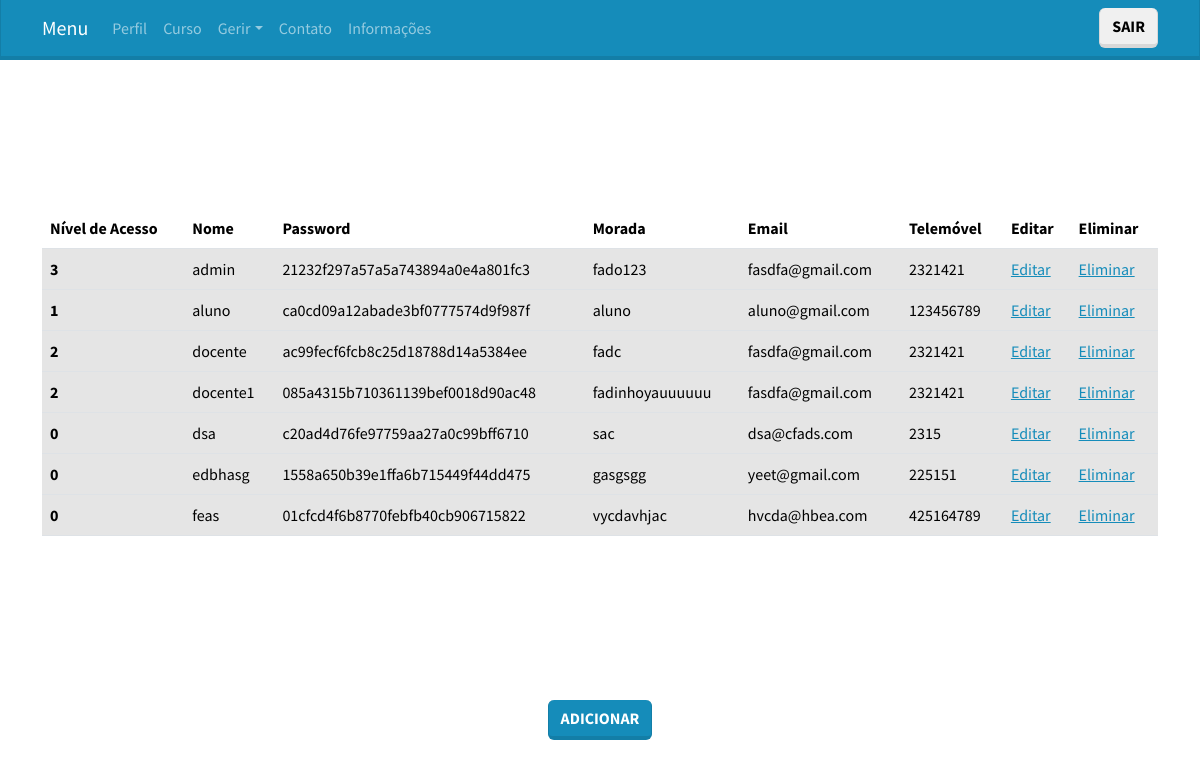
The app's page /paginas/utilizadores.php (signed in), older data.
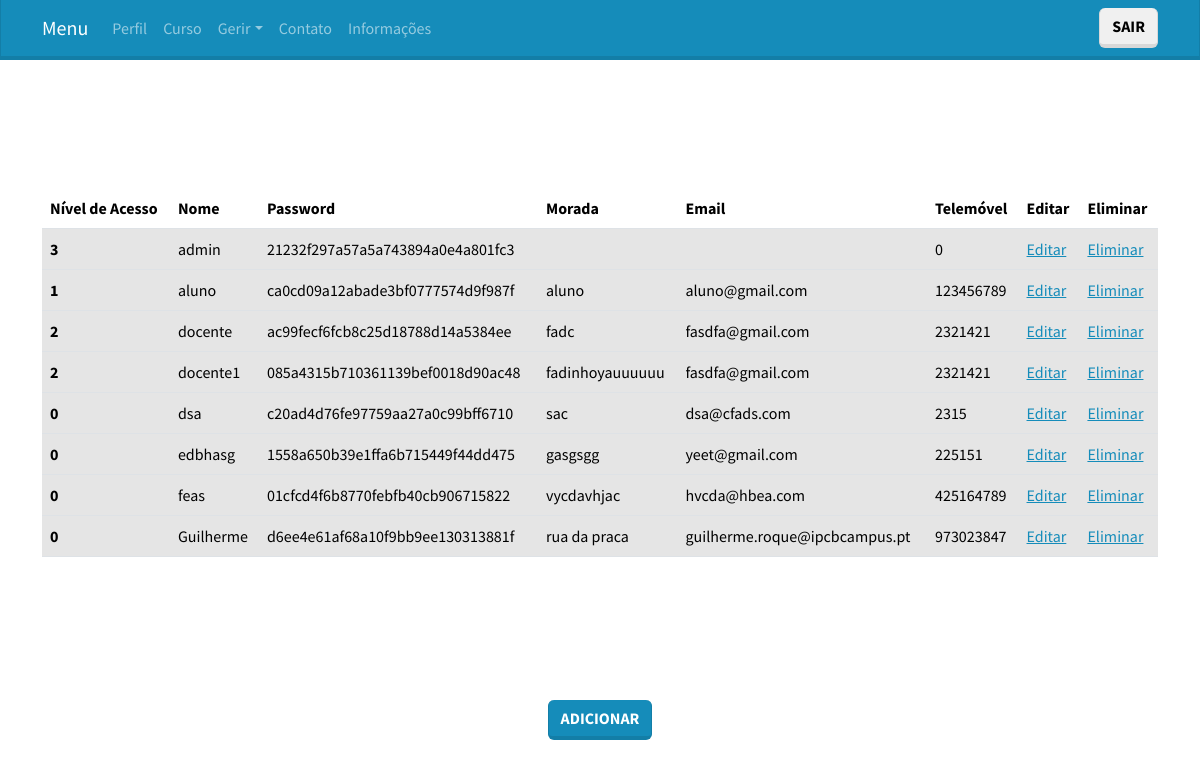
The same page, newer data.
### tables this page shows
CREATE TABLE `utilizador` (
  `nome` varchar(60) NOT NULL,
  `password` varchar(100) NOT NULL,
  `morada` varchar(100) NOT NULL,
  `email` varchar(100) NOT NULL,
  `telemovel` int(10) NOT NULL,
  `tipo_utilizador` int(1) NOT NULL DEFAULT 0
);

### paginas/utilizadores.php (the view, shortened to what this page needs)
<!DOCTYPE html>
<?php include 'cabecalho.php'; include '../basedados/basedados.h';?>
<?php  $sql = "SELECT * FROM utilizador";
        $result = mysqli_query($conn, $sql);?>
<?php if (!empty($_SESSION['tipo_utilizador']) &&  $_SESSION['tipo_utilizador'] == 3) : ?>
<html lang="pt">
<head>
    <link rel="stylesheet" href="bootstrap.css">
</head>
<body>
            <div class="container d-flex justify-content-center align-items-center" style="height: 80vh;">
                <table class="table table-hover">
                    <thead>
                        <tr>
                            <th scope="col">Nível de Acesso</th>
                            <th scope="col">Nome</th>
                            <th scope="col">Password</th>
                            <th scope="col">Morada</th>
                            <th scope="col">Email</th>
                            <th scope="col">Telemóvel</th>
                            <th scope="col">Editar</th>
                            <th scope="col">Eliminar</th>
                        </tr>
                    </thead>
                    <tbody>
                        <?php
                        while ($row = mysqli_fetch_assoc($result)) {
                            ?>
                            <tr class="table-active">
                                <th scope="row"><?php echo $row['tipo_utilizador']; ?></th>
                                <td><?php echo $row['nome']; ?></td>
                                <td><?php echo $row['password']; ?></td>
                                <td><?php echo $row['morada']; ?></td>
                                <td><?php echo $row['email']; ?></td>
                                <td><?php echo $row['telemovel']; ?></td>
                                <?php
                                echo "<td><a href=\"editarUtilizadorformulario.php?nome=". $row['nome']."\">Editar</a></td>";
                                echo "<td><a href=\"eliminarUtilizadorformulario.php?nome=". $row['nome']."\">Eliminar</a></td> ";
                                ?>
                            </tr>
                            <?php
                        }
                        ?>
                    </tbody>
                </table>
            </div>
            <div style="display: flex; justify-content: center;"><a type="button" class="btn btn-primary" href="adicionarUtilizadorformulario.php">Adicionar</button></a> </div>
        </body>
</html>
<?php else: header("Location:Erro.php");?>
<?php endif ?>

### paginas/cabecalho.php (shortened to what this page needs)
<!DOCTYPE html>
<html>
<head>
    <link rel="stylesheet" href="bootstrap.css">
</head>
<body>
    <nav class="navbar navbar-expand-lg bg-primary" data-bs-theme="dark">
        <div class="container">
            <a class="navbar-brand" href="index.php">Menu</a>
            <div class="collapse navbar-collapse justify-content-between" id="navbarNav">
                <ul class="navbar-nav  nav nav-pills" >
                    <?php
                    if (isset($_SESSION['tipo_utilizador']) && $_SESSION['tipo_utilizador'] > 0){
                        switch ($_SESSION['tipo_utilizador']){
                                ?>
                                <?php
                            case '3':
                                ?>
                                <li class="nav-item">
                                    <a class="nav-link" href="perfil.php">Perfil</a>
                                </li>
                                <li class="nav-item">
                                    <a class="nav-link" href="curso.php">Curso</a>
                                </li>
                                  <li class="nav-item dropdown">
                                    <a class="nav-link dropdown-toggle" data-bs-toggle="dropdown" role="button"
                                    aria-haspopup="true" aria-expanded="false">Gerir</a>
                                  </li>
                                <?php
                                break;
                        }
                    }
                    ?>
                    <li class="nav-item">
                        <a class="nav-link" href="contato.php">Contato</a>
                    </li>
                    <li class="nav-item">
                        <a class="nav-link" href="contato.php">Informações</a>
                    </li>
                </ul>
                <ul class="navbar-nav">
                    <?php
                    if (!isset($_SESSION['tipo_utilizador'])):
                    ?>
                        <li class="nav-item">
                            <a class="btn btn-secondary my-0 my-sm-0" href="registarformulario.php">Registar</a>
                        </li>
                        <li class="nav-item">
                            <a class="btn btn-secondary my-0 my-sm-0" href="loginformulario.php">Login</a>
                        </li>
                    <?php else: ?>
                        <li class="nav-item">
                            <a class="btn btn-secondary my-0 my-sm-0" href="sair.php">Sair</a>
                        </li>
                    <?php endif; ?>
                </ul>
            </div>
        </div>
    </nav>
</body>
</html>

Row changes from the older to the newer data that the page shows:
changed utilizador "admin": telemovel "2321421" → "0"; morada "fado123" → (not shown); email "fasdfa@gmail.com" → (not shown)
added utilizador: tipo_utilizador "0", nome "Guilherme", password "d6ee4e61af68a10f9bb9ee130313881f", morada "rua da praca", email "guilherme.roque@ipcbcampus.pt", telemovel "973023847"
